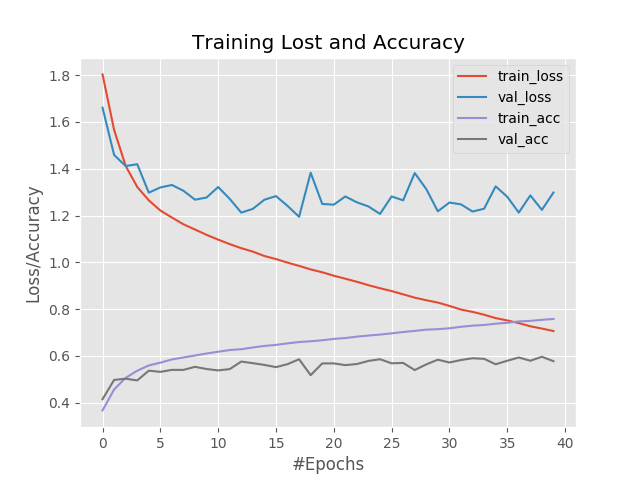

The script that drew this image:
from sklearn.preprocessing import LabelBinarizer
from sklearn.model_selection import train_test_split
from sklearn.metrics import classification_report

from dl_cv.neuralnetwork import ShallowNet

from keras.optimizers import SGD
from keras.datasets import cifar10
from matplotlib import pyplot as plt 
import numpy as np
import argparse

ap = argparse.ArgumentParser()
ap.add_argument("-o", "--output", required=True, help="Path of output")
args = vars(ap.parse_args())

print("[INFO] Loading dataset")
((trainX, trainY), (testX, testY)) = cifar10.load_data()
trainX = trainX.astype("float") / 255.0
testX = testX.astype("float") / 255.0

trainY = LabelBinarizer().fit_transform(trainY)
testY = LabelBinarizer().fit_transform(testY)
label_name = ["airplane", "automobile", "bird", "cat", "deer", "dog", "frog", "horse", "ship", "truck"]

print("[INFO] Compiling model")
opt = SGD(lr=0.01)
model = ShallowNet.build(width=32, height=32, depth=3, classes=10)
model.compile(optimizer=opt, loss="categorical_crossentropy", metrics=["accuracy"])

print("[INFO] Training model")
H = model.fit(trainX, trainY, validation_data=(testX, testY), batch_size=32, epochs=40, verbose=1)

print("[INFO] Evaluating model")
predictions = model.predict(testX, batch_size=32)
print(classification_report(testY.argmax(axis=1),predictions.argmax(axis=1), target_names=label_name))

# Save output to file
plt.style.use("ggplot")
plt.figure()
plt.plot(np.arange(0, 40), H.history["loss"], label="train_loss")
plt.plot(np.arange(0, 40), H.history["val_loss"], label="val_loss")
plt.plot(np.arange(0, 40), H.history["acc"], label="train_acc")
plt.plot(np.arange(0, 40), H.history["val_acc"], label="val_acc")
plt.title("Training Lost and Accuracy")
plt.xlabel("#Epochs")
plt.ylabel("Loss/Accuracy")
plt.legend()
plt.savefig(args["output"])
